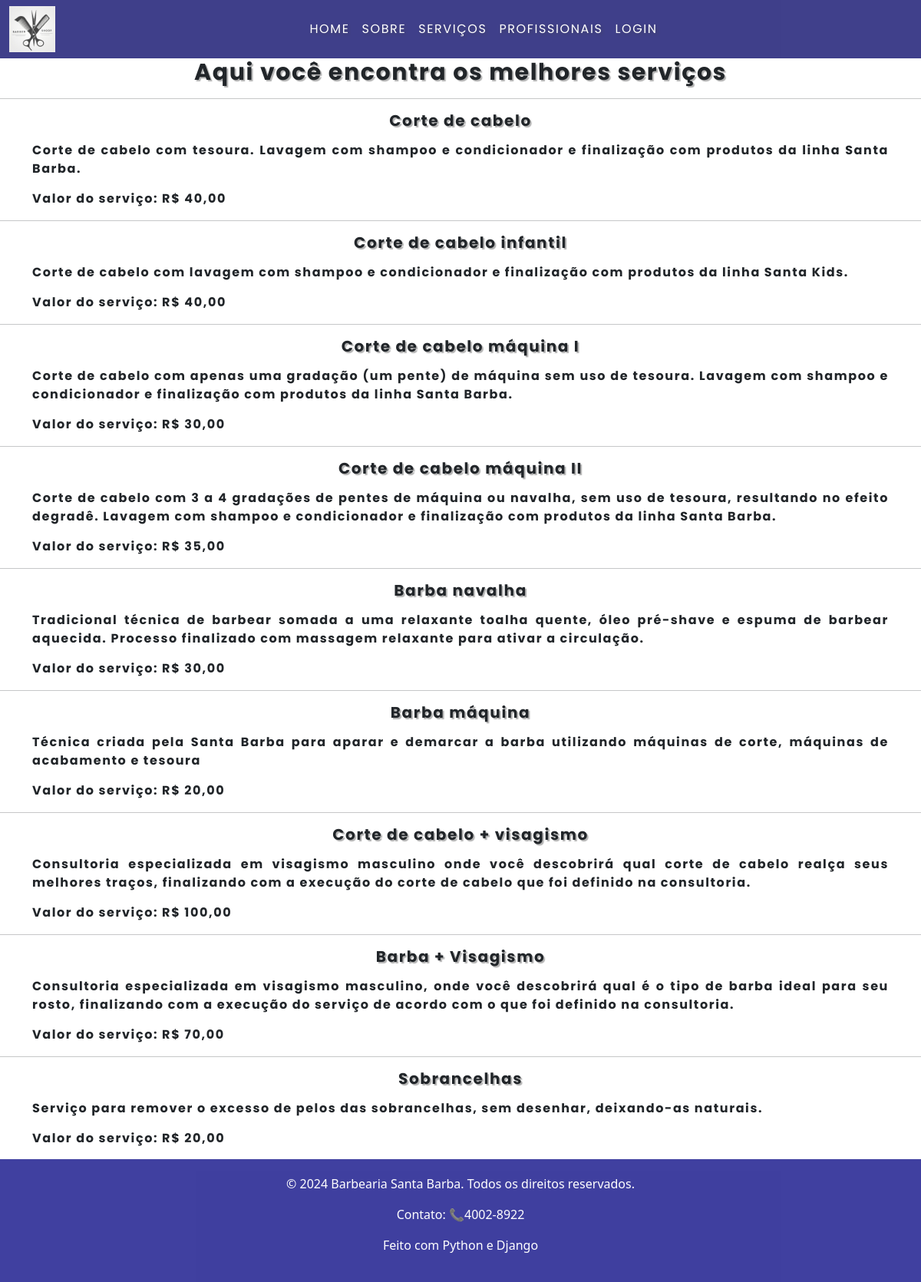
Before: /servicos/ with the older database file.
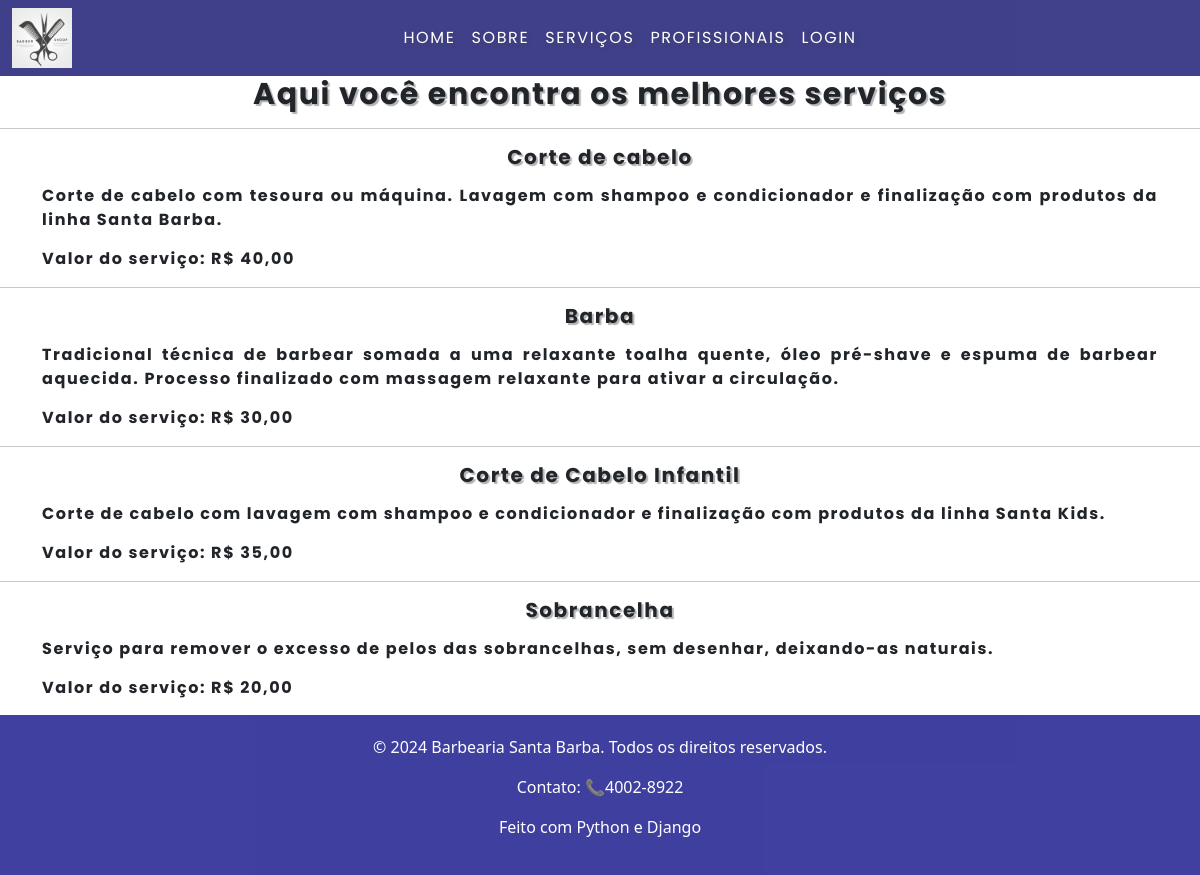
After: the same page with the newer database file.
### app_barbearia/models.py (models this page shows)
class Servico(models.Model):
    codigo = models.CharField(max_length=6, unique=True)
    descricao_curta = models.CharField(max_length=50, default='descricao')
    descricao_longa = models.TextField(max_length=500, default='descricao longa')
    categoria = models.CharField(max_length=20, choices=LISTA_CATEGORIAS)
    valor = models.DecimalField(max_digits=10, decimal_places=2)
    tempo = models.IntegerField()
    def __str__(self) -> str:
        return self.descricao_curta

### app_barbearia/views.py (the view)
# urls.py: path('servicos/', Servicos.as_view(), name='servicos'),
class Servicos(ListView):
    template_name = 'servicos.html'
    model = Servico

### app_barbearia/templates/servicos.html
{% extends 'base.html' %}
{% block content %}
    <div>
        <h3 class="titulo"> Aqui você encontra os melhores serviços </h3>
        {% for servico in object_list %}
        <hr>
        <h5 class="titulos">{{ servico }}</h5>
        <p class="container">{{ servico.descricao_longa }}</p>
        <p class="container">Valor do serviço: R$ {{ servico.valor }}</p>
        {% endfor %}
    </div>
{% endblock %}

### templates/base.html (shortened to what this page needs)
<!doctype html>
{% load static %}
<html lang="pt-br">
    <head>
      <link rel="stylesheet" href="/static/css/style.css">
      <link href="https://cdn.jsdelivr.net/npm/bootstrap@5.0.2/dist/css/bootstrap.min.css" rel="stylesheet">
      <link href="https://cdn.jsdelivr.net/npm/bootstrap@5.3.3/dist/css/bootstrap.min.css" rel="stylesheet">
    </head>
    <body>
      {% include 'navbar.html' %}
      {% block content %}
      {% endblock %}
      <footer class="opacity-75" style="background-color: #000080; color: white; padding: 20px; text-align: center;">
        <section class="rodape">
            <p>&copy; 2024 Barbearia Santa Barba. Todos os direitos reservados.</p>
            <p>Contato: 📞4002-8922</p>
            <p>Feito com Python e Django</p>
        </section>
      </footer>
    </body>
</html>

### templates/navbar.html (shortened to what this page needs)
{% load static %}
<nav class="navbar navbar-expand-lg navbar-light opacity-75" style="background-color: #000064">
    <div class="container-fluid">
        <img src="{% static 'image\logo.jpg' %}" alt="" width="60" height="60" class="d-inline-block align-text-top">
        <div class="collapse navbar-collapse d-flex justify-content-around" id="navbarNav">
            <div class="navbar-nav">
                <a class="nav-link active" aria-current="page" href="{% url 'barbearia:home' %}"style="color: white;">HOME</a>
                <a class="nav-link" href="{% url 'barbearia:sobre' %}" style="color: white;">SOBRE</a>
                <a class="nav-link" href="{% url 'barbearia:servicos' %}" style="color: white;">SERVIÇOS</a>
                <a class="nav-link" href="{% url 'barbearia:profissionais' %}" style="color: white;">PROFISSIONAIS</a>
                <a class="nav-link" href="{% url 'barbearia:login' %}" style="color: white;">LOGIN</a>
            </div>
        </div>
    </div>
</nav>

### static/css/style.css (style rules this page uses)
.rodape { font-size: 1.0rem; }
.nav-link { font-family: 'Poppins', sans-serif; font-weight: 700; text-align: center; letter-spacing: 0.1rem; text-shadow: 2px 2px 5px rgba(0, 0, 0, 0.5); }
.container { font-family: 'Poppins', sans-serif; font-weight: 700; text-align: justify; letter-spacing: 0.1rem; text-shadow: 2px 2px 5px rgba(0, 0, 0, 0); margin-bottom: 15px; margin-top: 15px; }
.titulos { font-family: 'Poppins', sans-serif; font-weight: 700; text-align: center; letter-spacing: 0.1rem; text-shadow: 2px 2px 1px rgba(0, 0, 0, 0.3); margin-bottom: 15px; }
.titulo { font-family: 'Poppins', sans-serif; font-weight: 700; font-size: 30px; text-align: center; letter-spacing: 0.1rem; text-shadow: 2px 2px 1px rgba(0, 0, 0, 0.3); margin-bottom: 15px }

Changed rows visible on the page:
removed Servico: descricao_curta "Barba navalha", descricao_longa "Tradicional técnica de barbear somada a uma relaxante toalha quente, óleo pré-shave e espuma de barbear aquecida. Processo finalizado com massagem relaxante para ativar a circulação.", valor "30,00"
removed Servico: descricao_curta "Barba máquina", descricao_longa "Técnica criada pela Santa Barba para aparar e demarcar a barba utilizando máquinas de corte, máquinas de acabamento e tesoura", valor "20,00"
removed Servico: descricao_curta "Corte de cabelo + visagismo", descricao_longa "Consultoria especializada em visagismo masculino onde você descobrirá qual corte de cabelo realça seus melhores traços, finalizando com a execução do corte de cabelo que foi definido na consultoria.", valor "100,00"
removed Servico: descricao_curta "Barba + Visagismo", descricao_longa "Consultoria especializada em visagismo masculino, onde você descobrirá qual é o tipo de barba ideal para seu rosto, finalizando com a execução do serviço de acordo com o que foi definido na consultoria.", valor "70,00"
removed Servico: descricao_curta "Sobrancelhas", descricao_longa "Serviço para remover o excesso de pelos das sobrancelhas, sem desenhar, deixando-as naturais.", valor "20,00"
changed Servico "Corte de cabelo": descricao_longa "Corte de cabelo com tesoura. Lavagem com shampoo e condicionador e finalização com produtos da linha Santa Barba." → "Corte de cabelo com tesoura ou máquina. Lavagem com shampoo e condicionador e finalização com produtos da linha Santa Barba."
changed Servico: descricao_curta "Corte de cabelo infantil" → "Barba"; descricao_longa "Corte de cabelo com lavagem com shampoo e condicionador e finalização com produtos da linha Santa Kids." → "Tradicional técnica de barbear somada a uma relaxante toalha quente, óleo pré-shave e espuma de barbear aquecida. Processo finalizado com massagem relaxante para ativar a circulação."; valor "40,00" → "30,00"
changed Servico: descricao_curta "Corte de cabelo máquina I" → "Corte de Cabelo Infantil"; descricao_longa "Corte de cabelo com apenas uma gradação (um pente) de máquina sem uso de tesoura. Lavagem com shampoo e condicionador e finalização com produtos da linha Santa Barba." → "Corte de cabelo com lavagem com shampoo e condicionador e finalização com produtos da linha Santa Kids."; valor "30,00" → "35,00"
changed Servico: descricao_curta "Corte de cabelo máquina II" → "Sobrancelha"; descricao_longa "Corte de cabelo com 3 a 4 gradações de pentes de máquina ou navalha, sem uso de tesoura, resultando no efeito degradê. Lavagem com shampoo e condicionador e finalização com produtos da linha Santa Barba." → "Serviço para remover o excesso de pelos das sobrancelhas, sem desenhar, deixando-as naturais."; valor "35,00" → "20,00"
